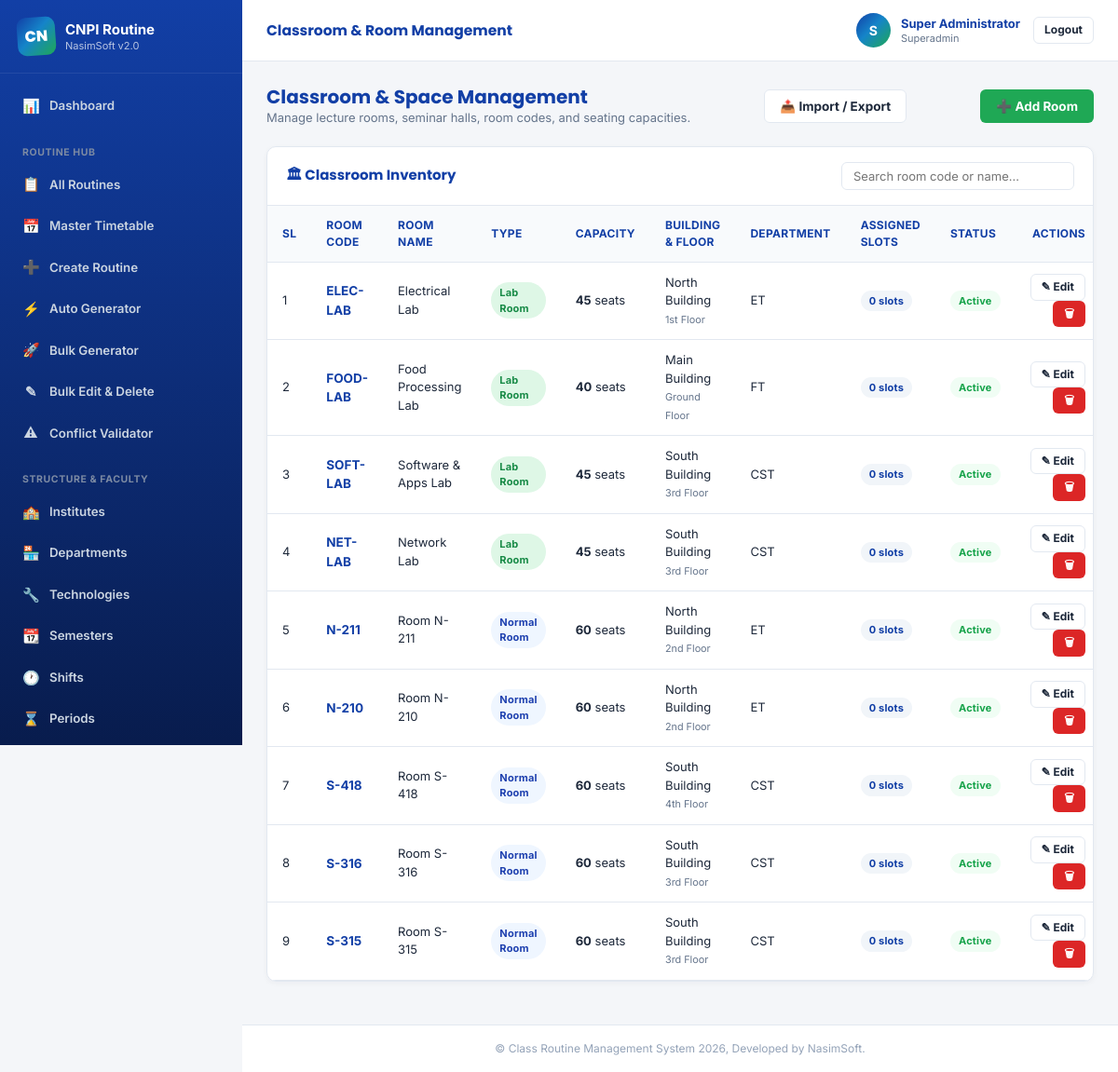
/admin/rooms.php (signed in), run on the app's committed database.
### tables this page shows
CREATE TABLE `rooms` (
    `id` INT AUTO_INCREMENT PRIMARY KEY,
    `name` VARCHAR(100) NOT NULL,
    `room_code` VARCHAR(50) NOT NULL UNIQUE,
    `room_type` ENUM('NORMAL', 'LAB') NOT NULL DEFAULT 'NORMAL',
    `capacity` INT NOT NULL DEFAULT 60,
    `department_id` INT NULL,
    `floor` VARCHAR(50) NULL,
    `building` VARCHAR(100) NULL,
    `active` TINYINT(1) NOT NULL DEFAULT 1,
    `created_at` TIMESTAMP DEFAULT CURRENT_TIMESTAMP,
    `updated_at` TIMESTAMP DEFAULT CURRENT_TIMESTAMP ON UPDATE CURRENT_TIMESTAMP,
    FOREIGN KEY (`department_id`) REFERENCES `departments`(`id`) ON DELETE SET NULL,
    INDEX `idx_room_type` (`room_type`),
    INDEX `idx_room_code` (`room_code`)
);

CREATE TABLE `departments` (
    `id` INT AUTO_INCREMENT PRIMARY KEY,
    `institute_id` INT NOT NULL,
    `name` VARCHAR(150) NOT NULL,
    `code` VARCHAR(30) NOT NULL,
    `active` TINYINT(1) NOT NULL DEFAULT 1,
    `created_at` TIMESTAMP DEFAULT CURRENT_TIMESTAMP,
    `updated_at` TIMESTAMP DEFAULT CURRENT_TIMESTAMP ON UPDATE CURRENT_TIMESTAMP,
    FOREIGN KEY (`institute_id`) REFERENCES `institutes`(`id`) ON DELETE CASCADE,
    INDEX `idx_dept_institute` (`institute_id`),
    INDEX `idx_dept_code` (`code`)
);

### includes/functions.php (called while the page is built, shortened)
<?php
function generateCsrfToken(): string {
    return $_SESSION['csrf_token'];
}

### admin/rooms.php (the view, shortened to what this page needs)
<?php
$db = Database::getInstance();
$rooms = $db->query("
    SELECT r.*, d.name as department_name, d.code as department_code,
           (SELECT COUNT(*) FROM routines WHERE room_id = r.id) as scheduled_classes
    FROM rooms r
    LEFT JOIN departments d ON r.department_id = d.id
    ORDER BY r.id DESC
")->fetchAll();
require_once __DIR__ . '/../includes/header.php';
?>
<div style="display: flex; justify-content: space-between; align-items: center; margin-bottom: 20px;">
    <div>
        <h2 style="color: var(--navy-blue); font-size: 20px; font-weight: 700;">Classroom & Space Management</h2>
        <p style="color: var(--text-muted); font-size: 13px;">Manage lecture rooms, seminar halls, room codes, and seating capacities.</p>
    </div>
    <button class="btn btn-outline" onclick="App.openModal('csvModal')">&#128228; Import / Export</button>
    <button class="btn btn-accent" onclick="App.openModal('roomModal')">&#10133; Add Room</button>
</div>
<div class="card">
    <div class="card-header">
        <h3>&#127963; Classroom Inventory</h3>
        <input type="text" id="roomSearch" class="form-control" placeholder="Search room code or name..." style="max-width: 250px; padding: 6px 12px; font-size: 13px;">
    </div>
    <div class="card-body" style="padding: 0;">
        <div class="table-responsive">
            <table class="table" id="roomTable">
                <thead>
                    <tr>
                        <th style="width: 50px;">SL</th>
                        <th>Room Code</th>
                        <th>Room Name</th>
                        <th>Type</th>
                        <th>Capacity</th>
                        <th>Building & Floor</th>
                        <th>Department</th>
                        <th>Assigned Slots</th>
                        <th>Status</th>
                        <th style="width: 130px; text-align: right;">Actions</th>
                    </tr>
                </thead>
                <tbody>
                    <?php if (empty($rooms)): ?>
                        <tr>
                            <td colspan="10" style="text-align: center; padding: 25px; color: var(--text-muted);">No classrooms created yet.</td>
                        </tr>
                    <?php else: ?>
                        <?php foreach ($rooms as $idx => $r): ?>
                            <tr>
                                <td><?= $idx + 1 ?></td>
                                <td><strong style="color: var(--navy-blue); font-size: 13.5px;"><?= htmlspecialchars($r['room_code']) ?></strong></td>
                                <td><?= htmlspecialchars($r['name']) ?></td>
                                <td>
                                    <span class="badge <?= $r['room_type'] === 'LAB' ? 'badge-accent' : 'badge-primary' ?>">
                                        <?= $r['room_type'] === 'LAB' ? 'Lab Room' : 'Normal Room' ?>
                                    </span>
                                </td>
                                <td><strong><?= $r['capacity'] ?></strong> seats</td>
                                <td>
                                    <div><?= htmlspecialchars($r['building'] ?: 'Main Campus') ?></div>
                                    <small style="color: var(--text-muted);"><?= htmlspecialchars($r['floor'] ?: '') ?></small>
                                </td>
                                <td><?= htmlspecialchars($r['department_code'] ?? 'General') ?></td>
                                <td><span class="badge badge-info"><?= $r['scheduled_classes'] ?> slots</span></td>
                                <td>
                                    <span class="badge <?= $r['active'] ? 'badge-success' : 'badge-danger' ?>">
                                        <?= $r['active'] ? 'Active' : 'Inactive' ?>
                                    </span>
                                </td>
                                <td style="text-align: right;">
                                    <a href="rooms.php?edit=<?= $r['id'] ?>" class="btn btn-outline btn-sm">&#9998; Edit</a>
                                    <button class="btn btn-danger btn-sm" onclick="App.confirm('Are you sure you want to delete this room?', () => { window.location.href='rooms.php?delete=<?= $r['id'] ?>&csrf_token=<?= generateCsrfToken() ?>'; })">&#128465;</button>
                                </td>
                            </tr>
                        <?php endforeach; ?>
                    <?php endif; ?>
                </tbody>
            </table>
        </div>
    </div>
</div>
<?php require_once __DIR__ . '/../includes/footer.php'; ?>

### assets/css/style.css (style rules this page uses)
:root { --navy: #123FA6; --navy-dark: #0A2A6E; --navy-soft: #1A50C9; --orange: #1FA855; --orange-dark: #178A46; --orange-light: #DEF7E6; --brand-gradient: linear-gradient(135deg, #123FA6 0%, #1584C9 45%, #1FA855 100%); --bg-light: #F4F6F9; --surface: #FFFFFF; --text-dark: #1E293B; --text-muted: #64748B; --text-faint: #94A3B8; --border-color: #E2E8F0; --success: #16A34A; --success-bg: #F0FDF4; --danger: #DC2626; --danger-bg: #FEF2F2; --warning: #D97706; --warning-bg: #FEF3C7; --info: #2563EB; --info-bg: #EFF6FF; --font-body: 'Inter', -apple-system, BlinkMacSystemFont, 'Segoe UI', Roboto, sans-serif; --font-heading: 'Poppins', var(--font-body); --font-print: 'Times New Roman', Georgia, 'Noto Serif', serif; --radius-sm: 6px; --radius: 10px; --radius-lg: 16px; --shadow-sm: 0 2px 6px rgba(15, 23, 42, 0.04); --shadow: 0 8px 24px rgba(15, 23, 42, 0.08); --shadow-lg: 0 20px 50px rgba(15, 23, 42, 0.18); --navy-blue: var(--navy); --dark-orange: var(--orange-dark); --accent: var(--orange); --border: var(--border-color); --light-gray: var(--bg-light); }
*, *::before, *::after { box-sizing: border-box; }
html { -webkit-text-size-adjust: 100%; }
body { margin: 0; font-family: var(--font-body); background: var(--bg-light); color: var(--text-dark); line-height: 1.5; -webkit-font-smoothing: antialiased; overflow-x: hidden; max-width: 100vw; }
h1, h2, h3, h4, h5, h6 { font-family: var(--font-heading); line-height: 1.25; margin: 0; }
p { margin: 0; }
a { color: inherit; }
button { font-family: inherit; }
.btn { display: inline-flex; align-items: center; gap: 6px; padding: 9px 16px; border-radius: var(--radius-sm); font-size: 13.5px; font-weight: 700; text-decoration: none; cursor: pointer; border: 1px solid transparent; transition: all 0.15s ease; line-height: 1.2; white-space: nowrap; }
.btn-sm { padding: 6px 11px; font-size: 12px; }
.btn-accent, .btn-orange { background: var(--orange); color: #FFF; }
.btn-outline { border-color: var(--border-color); color: var(--text-dark); background: #FFF; }
.btn-danger { background: var(--danger); color: #FFF; }
.badge { font-size: 11px; font-weight: 700; padding: 3px 9px; border-radius: 20px; display: inline-block; letter-spacing: 0.2px; }
.badge-primary { background: var(--info-bg); color: #1E40AF; }
.badge-accent { background: var(--orange-light); color: var(--orange-dark); }
.badge-success { background: var(--success-bg); color: var(--success); }
.badge-info { background: #F1F5F9; color: var(--navy); }
.form-control, .form-select { width: 100%; padding: 10px 12px; font-size: 13.5px; font-family: inherit; color: var(--text-dark); border: 1px solid var(--border-color); border-radius: var(--radius-sm); outline: none; background: #FFF; transition: border-color 0.15s ease, box-shadow 0.15s ease; }
.card { background: var(--surface); border: 1px solid var(--border-color); border-radius: var(--radius); margin-bottom: 20px; box-shadow: var(--shadow-sm); overflow: hidden; }
.card-header { padding: 16px 20px; border-bottom: 1px solid var(--border-color); display: flex; justify-content: space-between; align-items: center; gap: 12px; flex-wrap: wrap; }
.card-header h3 { font-size: 15px; font-weight: 700; color: var(--navy); }
.card-body { padding: 20px; }
.table-responsive, .table-card { overflow-x: auto; }
.table { width: 100%; border-collapse: collapse; text-align: left; }
.table th, .table td { padding: 12px 16px; border-bottom: 1px solid var(--border-color); font-size: 13px; vertical-align: middle; }
.table th { background: #F8FAFC; color: var(--navy); font-weight: 700; font-size: 12px; text-transform: uppercase; letter-spacing: 0.3px; }
body.admin-body { display: flex; min-height: 100vh; }

### data on the page
rooms: room_code "ELEC-LAB", name "Electrical Lab", room_type "Lab Room", capacity "45", building "North Building", floor "1st Floor", department.code "ET", scheduled_classes "0", active "Active"
rooms: room_code "FOOD-LAB", name "Food Processing Lab", room_type "Lab Room", capacity "40", building "Main Building", floor "Ground Floor", department.code "FT", scheduled_classes "0", active "Active"
rooms: room_code "SOFT-LAB", name "Software & Apps Lab", room_type "Lab Room", capacity "45", building "South Building", floor "3rd Floor", department.code "CST", scheduled_classes "0", active "Active"
rooms: room_code "NET-LAB", name "Network Lab", room_type "Lab Room", capacity "45", building "South Building", floor "3rd Floor", department.code "CST", scheduled_classes "0", active "Active"
rooms: room_code "N-211", name "Room N-211", room_type "Normal Room", capacity "60", building "North Building", floor "2nd Floor", department.code "ET", scheduled_classes "0", active "Active"
rooms: room_code "N-210", name "Room N-210", room_type "Normal Room", capacity "60", building "North Building", floor "2nd Floor", department.code "ET", scheduled_classes "0", active "Active"
rooms: room_code "S-418", name "Room S-418", room_type "Normal Room", capacity "60", building "South Building", floor "4th Floor", department.code "CST", scheduled_classes "0", active "Active"
rooms: room_code "S-316", name "Room S-316", room_type "Normal Room", capacity "60", building "South Building", floor "3rd Floor", department.code "CST", scheduled_classes "0", active "Active"
rooms: room_code "S-315", name "Room S-315", room_type "Normal Room", capacity "60", building "South Building", floor "3rd Floor", department.code "CST", scheduled_classes "0", active "Active"

### other printed values
mb_substr($brandName, 0, 2) "CN"
$brandName "CNPI"
$pageTitle "Classroom & Room Management"
substr($userName, 0, 1) "S"
$userName "Super Administrator"
$userRole "Superadmin"
